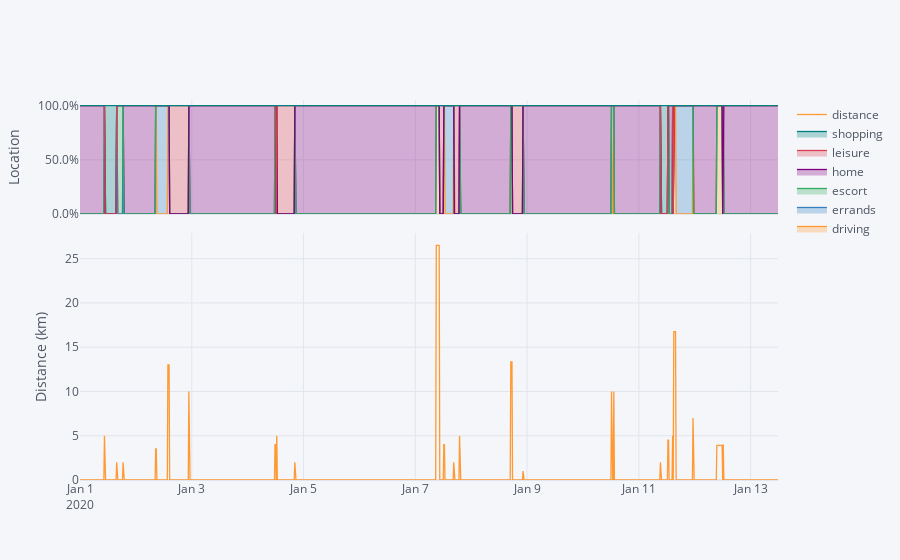

Write notebook code for a chart like this one.
### Code cell
fig_mobility = NBplot(DB).sgplot_dp(m["name"])
fig_mobility

### Figure 1 — Plotly figure (JSON) as saved in the notebook; plotly's stock layout.template omitted (floating-point values rounded to 4 significant figures; data arrays with more than 128 entries replaced by an {"elided": "..."} marker saying what was removed)
{"data": [{"fill": "tonexty", "fillcolor": "rgba(255, 153, 51, 0.3)", "line": {"color": "rgba(255, 153, 51, 1.0)", "dash": "solid", "shape": "linear", "width": 1.3}, "mode": "lines", "name": "driving", "text": "", "type": "scatter", "x": {"elided": "1200 str values"}, "xaxis": "x", "y": {"elided": "1200 int values"}, "yaxis": "y"}, {"fill": "tonexty", "fillcolor": "rgba(55, 128, 191, 0.3)", "line": {"color": "rgba(55, 128, 191, 1.0)", "dash": "solid", "shape": "linear", "width": 1.3}, "mode": "lines", "name": "errands", "text": "", "type": "scatter", "x": {"elided": "1200 str values"}, "xaxis": "x", "y": {"elided": "1200 int values"}, "yaxis": "y"}, {"fill": "tonexty", "fillcolor": "rgba(50, 171, 96, 0.3)", "line": {"color": "rgba(50, 171, 96, 1.0)", "dash": "solid", "shape": "linear", "width": 1.3}, "mode": "lines", "name": "escort", "text": "", "type": "scatter", "x": {"elided": "1200 str values"}, "xaxis": "x", "y": {"elided": "1200 int values"}, "yaxis": "y"}, {"fill": "tonexty", "fillcolor": "rgba(128, 0, 128, 0.3)", "line": {"color": "rgba(128, 0, 128, 1.0)", "dash": "solid", "shape": "linear", "width": 1.3}, "mode": "lines", "name": "home", "text": "", "type": "scatter", "x": {"elided": "1200 str values"}, "xaxis": "x", "y": {"elided": "1200 int values"}, "yaxis": "y"}, {"fill": "tonexty", "fillcolor": "rgba(219, 64, 82, 0.3)", "line": {"color": "rgba(219, 64, 82, 1.0)", "dash": "solid", "shape": "linear", "width": 1.3}, "mode": "lines", "name": "leisure", "text": "", "type": "scatter", "x": {"elided": "1200 str values"}, "xaxis": "x", "y": {"elided": "1200 int values"}, "yaxis": "y"}, {"fill": "tonexty", "fillcolor": "rgba(0, 128, 128, 0.3)", "line": {"color": "rgba(0, 128, 128, 1.0)", "dash": "solid", "shape": "linear", "width": 1.3}, "mode": "lines", "name": "shopping", "text": "", "type": "scatter", "x": {"elided": "1200 str values"}, "xaxis": "x", "y": {"elided": "1200 int values"}, "yaxis": "y"}, {"line": {"color": "rgba(255, 153, 51, 1.0)", "dash": "solid", "shape": "linear", "width": 1.3}, "mode": "lines", "name": "distance", "text": "", "type": "scatter", "x": {"elided": "1200 str values"}, "xaxis": "x2", "y": {"elided": "1200 float values"}, "yaxis": "y2"}], "layout": {"legend": {"bgcolor": "#F5F6F9", "font": {"color": "#4D5663"}}, "paper_bgcolor": "#F5F6F9", "plot_bgcolor": "#F5F6F9", "title": {"font": {"color": "#4D5663"}}, "xaxis": {"anchor": "y", "domain": [0, 1], "gridcolor": "#E1E5ED", "matches": "x2", "showgrid": true, "showticklabels": false, "tickfont": {"color": "#4D5663"}, "title": {"font": {"color": "#4D5663"}, "text": ""}, "zerolinecolor": "#E1E5ED"}, "xaxis2": {"anchor": "y2", "domain": [0, 1], "gridcolor": "#E1E5ED", "showgrid": true, "tickfont": {"color": "#4D5663"}, "title": {"font": {"color": "#4D5663"}, "text": ""}, "zerolinecolor": "#E1E5ED"}, "yaxis": {"anchor": "x", "domain": [0.7, 1], "gridcolor": "#E1E5ED", "rangemode": "tozero", "showgrid": true, "tickfont": {"color": "#4D5663"}, "tickformat": ".1%", "title": {"font": {"color": "#4D5663"}, "text": "Location"}, "zerolinecolor": "#E1E5ED"}, "yaxis2": {"anchor": "x2", "domain": [0, 0.65], "gridcolor": "#E1E5ED", "rangemode": "tozero", "showgrid": true, "tickfont": {"color": "#4D5663"}, "title": {"font": {"color": "#4D5663"}, "text": "Distance (km)"}, "zerolinecolor": "#E1E5ED"}}}
